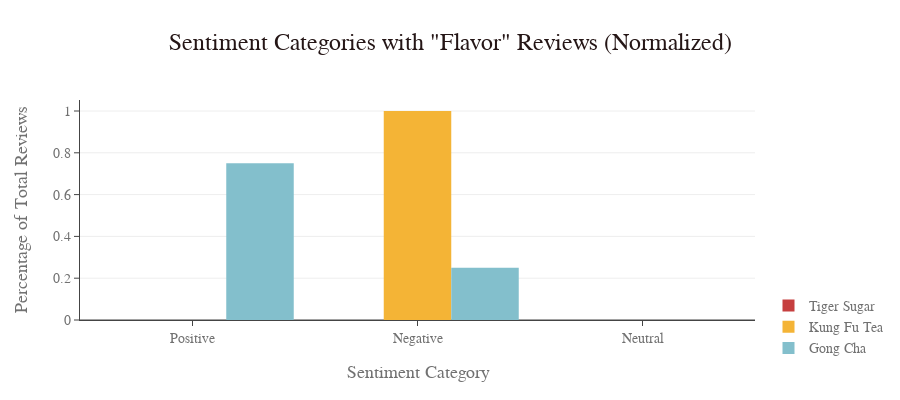

The code cell stored with this chart in its notebook:
### Code cell
import plotly.graph_objects as go

# Function to count sentiment categories
def count_sentiment_categories(df):
    positive_count = (df['Sentiment Category'] == 'Positive').sum()
    negative_count = (df['Sentiment Category'] == 'Negative').sum()
    neutral_count = (df['Sentiment Category'] == 'Neutral').sum()
    total_reviews = len(df)
    return positive_count / total_reviews, negative_count / total_reviews, neutral_count / total_reviews

# Function to filter DataFrame for reviews containing the word 'service' and plot sentiment distribution
def plot_sentiment_distribution(df, name):
    # Filter the DataFrame to include only rows where the review contains the word 'service'
    service_reviews_df = df[df['Review'].str.contains('flavor', case=False)]

    # Count sentiment categories
    positive_ratio, negative_ratio, neutral_ratio = count_sentiment_categories(service_reviews_df)

    # Create bar trace for each sentiment category
    bar = go.Bar(
        x=['Positive', 'Negative', 'Neutral'],
        y=[positive_ratio, negative_ratio, neutral_ratio],
        name=name,
        marker_color=df['Color'].iloc[0]  # Set color based on DataFrame
    )

    return bar

# Define DataFrames
df_names = ['Tiger Sugar', 'Kung Fu Tea', 'Gong Cha']
restaurant_colors = primary_colors[:3]
data = []

# Iterate over each DataFrame
for df, color, name in zip([tiger_df, kungfu_df, gongcha_df], restaurant_colors, df_names):
    df['Color'] = color  # Add a 'Color' column to DataFrame for marker_color
    # Plot sentiment distribution for each DataFrame
    bar = plot_sentiment_distribution(df, name)
    data.append(bar)

# Create layout
layout = go.Layout(
    title='Sentiment Categories with "Flavor" Reviews (Normalized)',
    xaxis_title='Sentiment Category',
    yaxis_title='Percentage of Total Reviews',
    barmode='group',
    template=theme_hodp,
    height=400,
    bargap=0.1
)

# Specify the legend position
layout['legend'] = {'y': -0.2}  # Move legend down by 20% of the plot height

# Create figure
fig = go.Figure(data=data, layout=layout)

# Show plot
fig.show()

### Figure 1 — Plotly figure (JSON) as saved in the notebook; plotly's stock layout.template omitted (floating-point values rounded to 4 significant figures)
{"data": [{"marker": {"color": "#C63F3F"}, "name": "Tiger Sugar", "type": "bar", "x": ["Positive", "Negative", "Neutral"], "y": [null, null, null]}, {"marker": {"color": "#F4B436"}, "name": "Kung Fu Tea", "type": "bar", "x": ["Positive", "Negative", "Neutral"], "y": [0, 1, 0]}, {"marker": {"color": "#83BFCC"}, "name": "Gong Cha", "type": "bar", "x": ["Positive", "Negative", "Neutral"], "y": [0.75, 0.25, 0]}], "layout": {"bargap": 0.1, "barmode": "group", "height": 400, "legend": {"y": -0.2}, "title": {"text": "Sentiment Categories with \"Flavor\" Reviews (Normalized)"}, "xaxis": {"title": {"text": "Sentiment Category"}}, "yaxis": {"title": {"text": "Percentage of Total Reviews"}}}}
